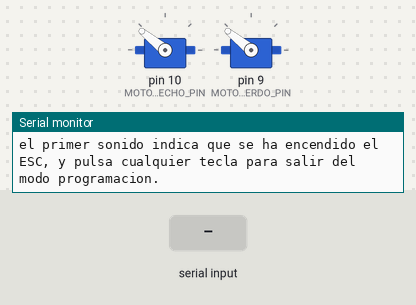
Bench run of a sketch on a simulated Arduino Uno, built with avr-gcc and run on an emulated ATmega328P. Shown: 2 × servo, the last lines printed to the serial monitor. The inputs (shaded band) are chosen by the test bench.

Above: at 0.9 s.
1.0 s: "1\n" received over Serial
At 2.2 s:
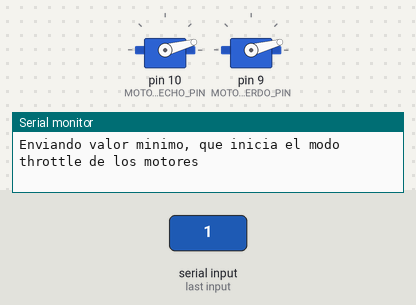
At 3.8 s:
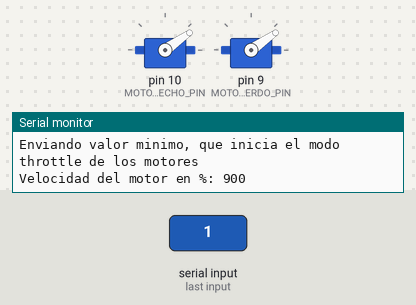
Timing chart, 0 to 16.0 s (numbered marks = the images above; inputs shaded):
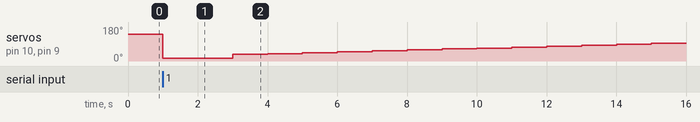

Measured:
- after the input at 1.0 s, servo on pin 10 (MOTOR_DERECHO_PIN), servo on pin 9 (MOTOR_IZQUIERDO_PIN): 141° → 15° at once, → 35° 2.0 s later, → 39° 1.0 s later, → 44° 1.0 s later, … (14 changes in this stretch)

The sketch:

ESC.ino
```cpp
// this uses the Arduino servo library included with version 0012

// caution, this code sweeps the motor up to maximum speed !
// make sure the motor is mounted securily before running.

#include <Servo.h>

#define MAX_SIGNAL 2000
#define MIN_SIGNAL 700
#define MOTOR_IZQUIERDO_PIN 9 //El que queda mas alejado del arduino
#define MOTOR_DERECHO_PIN 10

Servo motorderecho, motorizquierdo;

void setup()
{
   Serial.begin(115200);
   Serial.println("CALIBRACION DEL ESC.\n");

   motorderecho.attach(MOTOR_DERECHO_PIN);
   motorizquierdo.attach(MOTOR_IZQUIERDO_PIN);

   Calibracion_Motores();

   delay(2000);

}


void loop()
{
   int velocidad;

   //Auemnta la velocidad de 0 al 50 % en intervalos en 10 segundos
   for(velocidad = 900; velocidad <= 1500; velocidad += 50) {
     FijarVelocidad(velocidad);
     Serial.print("\n");

     if(velocidad == 1000)
         Serial.print("Primer bucle for de 0 a 50 incrementando 5 cada segundo");

     Serial.print("\n");
     Serial.print("\n");
     Serial.print("Velocidad del motor en %: ");
     Serial.print(velocidad);
     delay(1000);
   }

   Serial.print("\n");
   Serial.print("\n");
   Serial.print("Esperando el paso del primer bucle for al segundo bucle for");
   delay(1000);
   Serial.print("\n");

   // sweep back down to 0 speed.
   for(velocidad = 1500; velocidad > 1000; velocidad -= 50) {
     FijarVelocidad(velocidad);
     Serial.print("\n");

     if(velocidad == 1500)
         Serial.print("Segundo bucle for, desde 95 hasta 0 de bajando un 5% cada segundo");

     Serial.print("\n");
     Serial.print("\n");
     Serial.print("Velocidad del motor en %: ");
     Serial.print(velocidad);

     delay(1000);
   }

   FijarVelocidad(0);
   Serial.print("\n");
   delay(2000);
}


//FUNCIONES

 void Calibracion_Motores(){

    Serial.println("Escribiendo valor maximo.\n");
    Serial.println("Conecta la bateria (LED verde encendido), espera 3 segundos al segundo sonido del ESC, \n ");
    Serial.println("el primer sonido indica que se ha encendido el ESC, y pulsa cualquier tecla para salir del modo programacion.\n");
    motorderecho.writeMicroseconds(MAX_SIGNAL);
    motorizquierdo.writeMicroseconds(MAX_SIGNAL);

    // Esperando a que se pulse una tecla
    while (!Serial.available());
    Serial.read();

    // Enviar valor minimo
    Serial.println("Enviando valor minimo, que inicia el modo throttle de los motores\n");
    motorderecho.writeMicroseconds(MIN_SIGNAL);
    motorizquierdo.writeMicroseconds(MIN_SIGNAL);

 }

void FijarVelocidad(int velocidad){
 // velocidad varia entre 0 y 100, cada motor arranca a un valor distinto, que hay que comprobar previamente
 //La funcion "map" mapea los valores de velocidad y los transfroma a valores
 //comprensibles por los motores en velocidad_motores, que es entre 700 y 2000 us
 //int velocidad_motores = map(velocidad, 0, 100, 1000, 2000);
  int velocidad_motores = velocidad;
  motorizquierdo.writeMicroseconds(velocidad_motores);
  motorderecho.writeMicroseconds(velocidad_motores);
}
```
